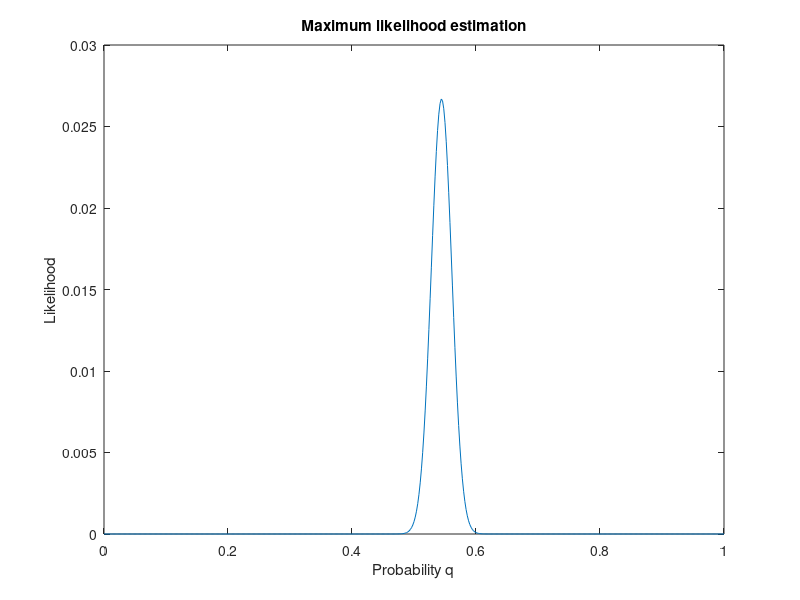

Recreate this plot in MATLAB.
% maximum likelihood estimation
% mle_prj.m

d=410;   % number of bits of error
n=90*10; % total number of bits sent
k=n-d;   % not in error
q=0:0.002:1; 
y=binopdf(k,n,q);
plot(q,y);
xlabel('Probability q');
ylabel('Likelihood');
title('Maximum likelihood estimation');
[maxY, maxIndex]=max(y);
disp(sprintf('MLE of q is %f',q(maxIndex)));
